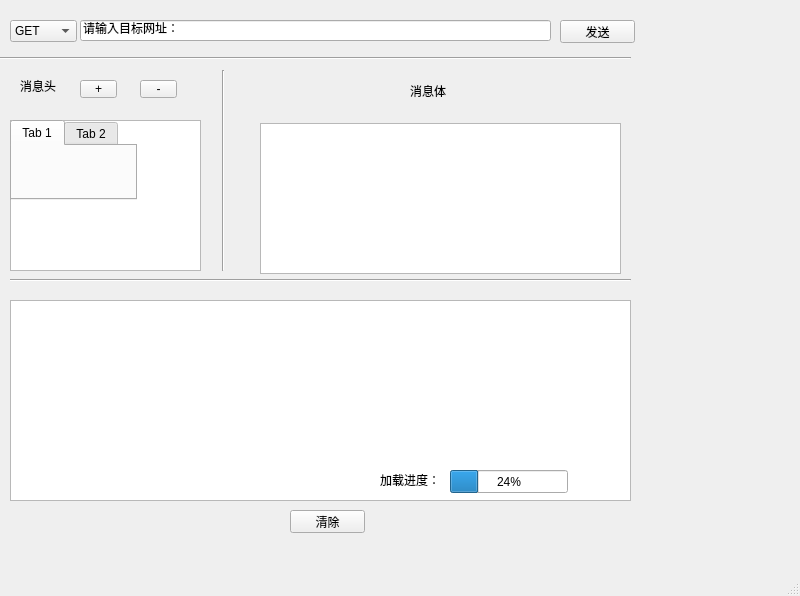
<?xml version="1.0" encoding="UTF-8"?>
<ui version="4.0">
 <class>MainWindow</class>
 <widget class="QMainWindow" name="MainWindow">
  <property name="geometry">
   <rect>
    <x>0</x>
    <y>0</y>
    <width>800</width>
    <height>596</height>
   </rect>
  </property>
  <property name="minimumSize">
   <size>
    <width>800</width>
    <height>0</height>
   </size>
  </property>
  <property name="maximumSize">
   <size>
    <width>800</width>
    <height>16777215</height>
   </size>
  </property>
  <property name="windowTitle">
   <string>MainWindow</string>
  </property>
  <widget class="QWidget" name="centralwidget">
   <widget class="QLineEdit" name="lineEdit">
    <property name="geometry">
     <rect>
      <x>80</x>
      <y>20</y>
      <width>471</width>
      <height>21</height>
     </rect>
    </property>
    <property name="toolTip">
     <string>&lt;html&gt;&lt;head/&gt;&lt;body&gt;&lt;p&gt;请输入目标网址：&lt;/p&gt;&lt;/body&gt;&lt;/html&gt;</string>
    </property>
    <property name="text">
     <string>请输入目标网址：</string>
    </property>
   </widget>
   <widget class="QComboBox" name="comboBox">
    <property name="geometry">
     <rect>
      <x>10</x>
      <y>20</y>
      <width>67</width>
      <height>22</height>
     </rect>
    </property>
    <item>
     <property name="text">
      <string>GET</string>
     </property>
    </item>
    <item>
     <property name="text">
      <string>POST</string>
     </property>
    </item>
    <item>
     <property name="text">
      <string>PUT</string>
     </property>
    </item>
    <item>
     <property name="text">
      <string>DELETE</string>
     </property>
    </item>
   </widget>
   <widget class="Line" name="line">
    <property name="geometry">
     <rect>
      <x>0</x>
      <y>50</y>
      <width>631</width>
      <height>16</height>
     </rect>
    </property>
    <property name="orientation">
     <enum>Qt::Horizontal</enum>
    </property>
   </widget>
   <widget class="QLabel" name="label">
    <property name="geometry">
     <rect>
      <x>20</x>
      <y>70</y>
      <width>41</width>
      <height>31</height>
     </rect>
    </property>
    <property name="text">
     <string>消息头</string>
    </property>
   </widget>
   <widget class="QToolButton" name="toolButton">
    <property name="geometry">
     <rect>
      <x>80</x>
      <y>80</y>
      <width>37</width>
      <height>18</height>
     </rect>
    </property>
    <property name="text">
     <string>+</string>
    </property>
   </widget>
   <widget class="QToolButton" name="toolButton_2">
    <property name="geometry">
     <rect>
      <x>140</x>
      <y>80</y>
      <width>37</width>
      <height>18</height>
     </rect>
    </property>
    <property name="text">
     <string>-</string>
    </property>
   </widget>
   <widget class="QTextEdit" name="textEdit">
    <property name="geometry">
     <rect>
      <x>10</x>
      <y>120</y>
      <width>191</width>
      <height>151</height>
     </rect>
    </property>
   </widget>
   <widget class="QLabel" name="label_2">
    <property name="geometry">
     <rect>
      <x>410</x>
      <y>80</y>
      <width>71</width>
      <height>21</height>
     </rect>
    </property>
    <property name="text">
     <string>消息体</string>
    </property>
   </widget>
   <widget class="QTextEdit" name="textEdit_2">
    <property name="geometry">
     <rect>
      <x>260</x>
      <y>123</y>
      <width>361</width>
      <height>151</height>
     </rect>
    </property>
   </widget>
   <widget class="Line" name="line_2">
    <property name="geometry">
     <rect>
      <x>213</x>
      <y>70</y>
      <width>20</width>
      <height>201</height>
     </rect>
    </property>
    <property name="orientation">
     <enum>Qt::Vertical</enum>
    </property>
   </widget>
   <widget class="Line" name="line_3">
    <property name="geometry">
     <rect>
      <x>10</x>
      <y>270</y>
      <width>621</width>
      <height>21</height>
     </rect>
    </property>
    <property name="orientation">
     <enum>Qt::Horizontal</enum>
    </property>
   </widget>
   <widget class="QTextEdit" name="textEdit_3">
    <property name="geometry">
     <rect>
      <x>10</x>
      <y>300</y>
      <width>621</width>
      <height>201</height>
     </rect>
    </property>
   </widget>
   <widget class="QPushButton" name="pushButton">
    <property name="geometry">
     <rect>
      <x>290</x>
      <y>510</y>
      <width>75</width>
      <height>23</height>
     </rect>
    </property>
    <property name="text">
     <string>清除</string>
    </property>
   </widget>
   <widget class="QPushButton" name="pushButton_2">
    <property name="geometry">
     <rect>
      <x>560</x>
      <y>20</y>
      <width>75</width>
      <height>23</height>
     </rect>
    </property>
    <property name="text">
     <string>发送</string>
    </property>
   </widget>
   <widget class="QTabWidget" name="tabWidget">
    <property name="geometry">
     <rect>
      <x>10</x>
      <y>120</y>
      <width>127</width>
      <height>80</height>
     </rect>
    </property>
    <property name="currentIndex">
     <number>0</number>
    </property>
    <widget class="QWidget" name="widget">
     <attribute name="title">
      <string>Tab 1</string>
     </attribute>
    </widget>
    <widget class="QWidget" name="tab_2">
     <attribute name="title">
      <string>Tab 2</string>
     </attribute>
    </widget>
   </widget>
   <widget class="QProgressBar" name="progressBar">
    <property name="geometry">
     <rect>
      <x>450</x>
      <y>470</y>
      <width>118</width>
      <height>23</height>
     </rect>
    </property>
    <property name="value">
     <number>24</number>
    </property>
   </widget>
   <widget class="QLabel" name="label_3">
    <property name="geometry">
     <rect>
      <x>380</x>
      <y>470</y>
      <width>61</width>
      <height>20</height>
     </rect>
    </property>
    <property name="text">
     <string>加载进度：</string>
    </property>
   </widget>
  </widget>
  <widget class="QMenuBar" name="menubar">
   <property name="geometry">
    <rect>
     <x>0</x>
     <y>0</y>
     <width>800</width>
     <height>22</height>
    </rect>
   </property>
  </widget>
  <widget class="QStatusBar" name="statusbar"/>
 </widget>
 <resources/>
 <connections/>
</ui>
